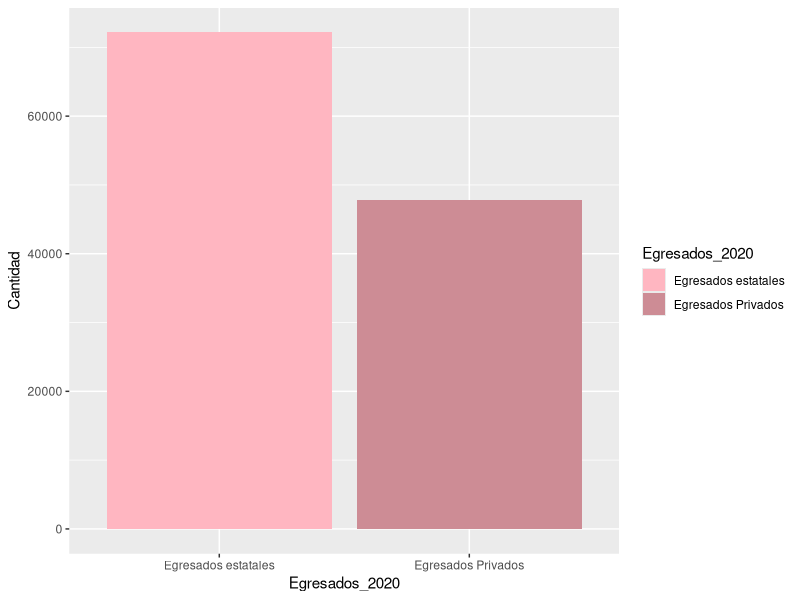
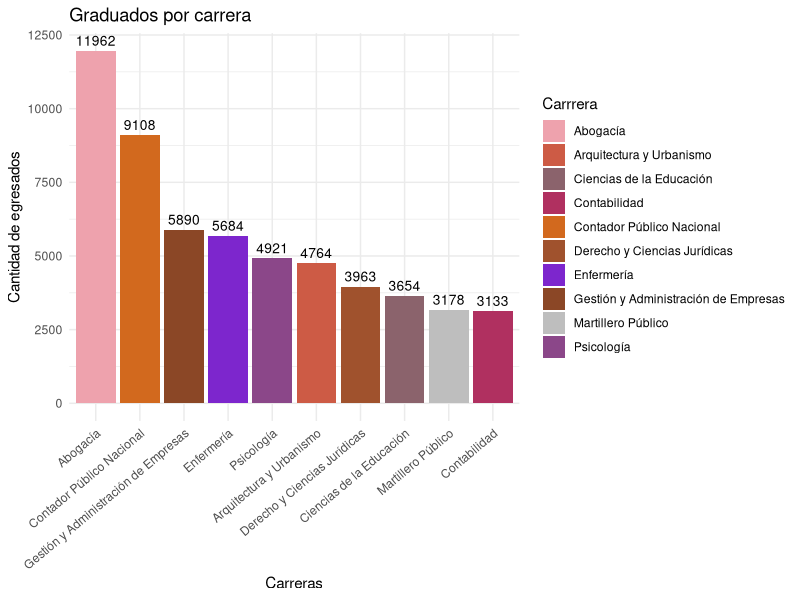
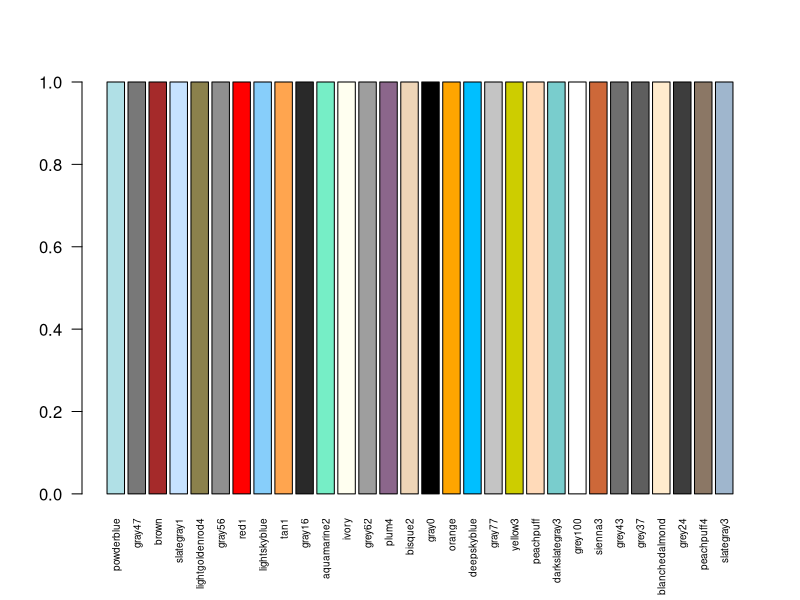
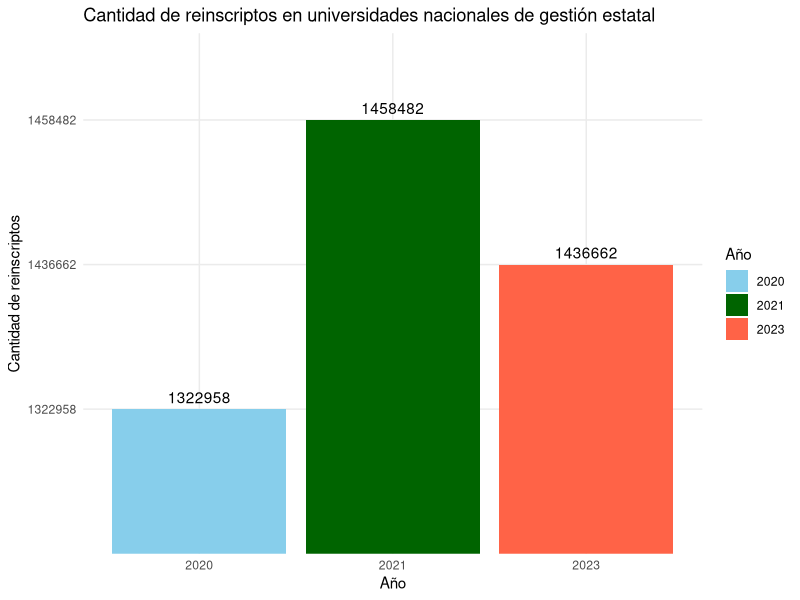
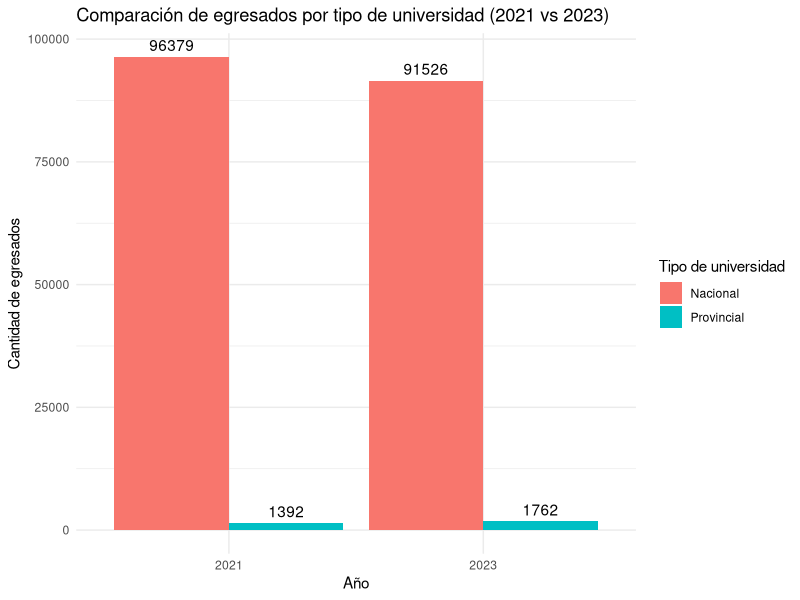

These charts were generated, in order, by the following R code:
## ---- chunk 1
# CUAL ES LA DIFERENCIA ENTRE CANTIDAD DE GRADUADOS EN UNIVERSIDADES PUBLICAS Y PRIVADAS - CAMI CON EL DE CHEQUEADO
library(readxl)
datos_chequeado <- read_excel("Universidades - egresados.xlsx")
library(tidyverse)

#ESTE CUENTA LA CANTIDAD DE EGRESADOS DE UNIVERSIDADES PRIVADAS
egresados_privadas <-  datos_chequeado %>%
  filter(`Año Informado` == 2020,
         `Régimen` == "Privado",
         `Tipo Institución` == "Universidad") %>%
   summarise(total_egresados_privadas = sum(Egresados, na.rm = TRUE)) %>%
  pull(total_egresados_privadas)

# ESTE CUENTA LA CANTIDAD DE EGRESADOS EN UNIVERSIDADES ESTATALES
egresados_estatales <- datos_chequeado %>%
  filter(`Año Informado` == 2020,
         `Régimen` == "Estatal",
         `Tipo Institución` == "Universidad") %>%
  summarise(total_egresados_estatales = sum(Egresados, na.rm = TRUE)) %>%
  pull(total_egresados_estatales)

#install.packages("tidyverse")
library(tidyverse)
library(ggplot2)

# GRAFICO DE BARRAS QUE COMPARA LA CANTIDAD DE EGRESADOS DE UNIVERSIDADES PUBLICAS VS PRIVADAS
df <- data.frame(
  Egresados_2020 = c("Egresados estatales","Egresados Privados"),
  Cantidad = c(egresados_estatales , egresados_privadas)
)

ggplot(df, aes (x = Egresados_2020 , y = Cantidad , fill = Egresados_2020)) + 
  geom_bar(stat = "identity") + 
  scale_fill_manual(values = c( "lightpink","lightpink3"))


#cantidad de graduados por carrera
graduadosxcarrera<- datos_chequeado %>%
  filter(`Año Informado` == 2020,)%>%
  arrange(desc(Egresados))%>%
  slice(2:11)%>%
  pull("Egresados")
print(graduadosxcarrera)


datosxcarrera <- datos_chequeado %>%
  filter(`Año Informado` == 2020,
         `Carrrera` != "Carrera No Definida") %>%
  group_by(Carrrera) %>%
  summarise(graduadosxcarrera = sum(Egresados)) %>%
  arrange(desc(graduadosxcarrera)) %>%
  slice(1:10)  # Top 10 carreras
print(datosxcarrera)

# Graficar
ggplot(datosxcarrera, aes(x = reorder(Carrrera, -graduadosxcarrera), 
                          y = graduadosxcarrera, fill = Carrrera)) +
  geom_bar(stat = "identity") +
  geom_text(aes(label = graduadosxcarrera), 
            vjust = -0.5, 
            color = "black", 
            size = 3.5) +
  scale_fill_manual(values = c("lightpink2", "coral3", "pink4", "maroon", 
                               "chocolate", "sienna", "purple3", "sienna4", "gray", "orchid4")) +
  labs(title = "Graduados por carrera",
       y = "Cantidad de egresados",
       x = "Carreras") +
  theme_minimal() +
  theme(axis.text.x = element_text(angle = 40, hjust = 1))



# Esto nos muestra todos los colores con los que podemos trabajar
display_colores <- function(n = 50) {
  all_colors <- colors()
  sample_colors <- sample(all_colors, n)
  barplot(rep(1, n), col = sample_colors, names.arg = sample_colors, las = 2, cex.names = 0.6)
}
display_colores(30)

# Los codigos de los colores
colors()
## ---- chunk 2

library(readxl)
library(dplyr)
library(ggplot2)

# Leer datos 
data_2020 <- read_excel("1.2 Indicadores 2020.xlsx", sheet = "C 1.2.1a", skip = 2)
data_2021 <- read_excel("1.2 Indicadores 2021.xlsx", sheet = "C 1.2.1a", skip = 2)
data_2023 <- read_excel("1.2 Indicadores 2023.xlsx", sheet = "C 1.2.1a", skip = 2)

# Filtrar y extraer los valores de reinscriptos desde la 6ta columna
ri_2020 <- data_2020 %>%
  filter(Institución == "Total Universidades Nacionales") %>%
  pull(6)

ri_2021 <- data_2021 %>%
  filter(Institución == "Total Universidades Nacionales") %>%
  pull(6)

ri_2023 <- data_2023 %>%
  filter(Institución == "Total Universidades Nacionales") %>%
  pull(6)

# Creo un data frame con los datos
reinscriptos <- data.frame(
  Año = c("2020", "2021", "2023"),
  Reinscriptos = c(ri_2020, ri_2021, ri_2023)
)

# Creo el gráfico
ggplot(reinscriptos, aes(x = Año, y = Reinscriptos, fill = Año)) +
  geom_bar(stat = "identity") +
  geom_text(aes(label = Reinscriptos), vjust = -0.5) +
  labs(
    title = "Cantidad de reinscriptos en universidades nacionales de gestión estatal",
    x = "Año",
    y = "Cantidad de reinscriptos"
  ) +
  scale_fill_manual(values = c("2020" = "skyblue", "2021" = "darkgreen", "2023" = "tomato")) +
  theme_minimal()
## ---- chunk 3
# Cargo paquetes necesarios
library(readxl)
library(dplyr)
library(ggplot2)

# Cargo datos desde la hoja correspondiente
datos_2021 <- read_excel("1.2 Indicadores 2021.xlsx", sheet = "C 1.2.1a", skip = 2)
datos_2023 <- read_excel("1.2 Indicadores 2023.xlsx", sheet = "C 1.2.1a", skip = 2)

# Proceso datos de 2021
egresados_2021 <- datos_2021 %>%
  select(Institución, `Egresadas/os (EGR)`) %>%
  filter(!is.na(`Egresadas/os (EGR)`)) %>%
  mutate(
    `Egresadas/os (EGR)` = as.numeric(gsub("[^0-9]", "", `Egresadas/os (EGR)`)),
    tipo = case_when(
      grepl("Nacional", Institución) ~ "Nacional",
      grepl("Provincial", Institución) ~ "Provincial",
      TRUE ~ NA_character_
    ),
    año = 2021
  ) %>%
  filter(!is.na(tipo)) %>%
  group_by(año, tipo) %>%
  summarise(Egresados = sum(`Egresadas/os (EGR)`, na.rm = TRUE), .groups = "drop")

# Proceso datos de 2023
egresados_2023 <- datos_2023 %>%
  select(Institución, `Egresados (EGR)`) %>%
  filter(!is.na(`Egresados (EGR)`)) %>%
  mutate(
    `Egresados (EGR)` = as.numeric(gsub("[^0-9]", "", `Egresados (EGR)`)),
    tipo = case_when(
      grepl("Nacional", Institución) ~ "Nacional",
      grepl("Provincial", Institución) ~ "Provincial",
      TRUE ~ NA_character_
    ),
    año = 2023
  ) %>%
  filter(!is.na(tipo)) %>%
  group_by(año, tipo) %>%
  summarise(Egresados = sum(`Egresados (EGR)`, na.rm = TRUE), .groups = "drop")

# Uno todos los datos
egresados_comparados <- bind_rows(egresados_2021, egresados_2023)

# Creo gráfico de columnas agrupadas
ggplot(egresados_comparados, aes(x = factor(año), y = Egresados, fill = tipo)) +
  geom_bar(stat = "identity", position = "dodge") +
  geom_text(aes(label = Egresados), position = position_dodge(width = 0.9), vjust = -0.5) +
  labs(
    title = "Comparación de egresados por tipo de universidad (2021 vs 2023)",
    x = "Año",
    y = "Cantidad de egresados",
    fill = "Tipo de universidad"
  ) +
  theme_minimal()
## ---- chunk 4
# Mostrar nombres de columnas del archivo 2023
colnames(datos_2023)

#hola








